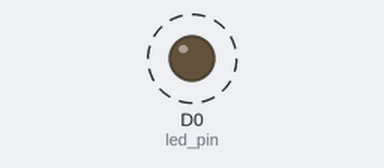
The sketch below on a simulated ESP8266 (NodeMCU). Parts: output pins drawn as LEDs (lit = HIGH). Dashed ring = blinking.

Above: at 0.5 s.
Timing chart, 0 to 4.6 s (numbered marks = the images above):
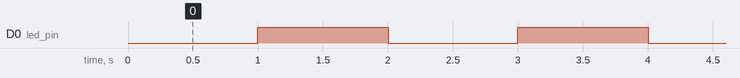

Measured:
- by itself, D0 (led_pin): alternates HIGH for 1.0 s and LOW for 1.0 s

The sketch:

IoT_led.ino
```cpp
int led_pin = D0;

void setup() {

pinMode(led_pin, OUTPUT);
}

void loop() {

digitalWrite(led_pin, LOW);
delay(1000);
digitalWrite(led_pin, HIGH);
delay(1000);
}
```
